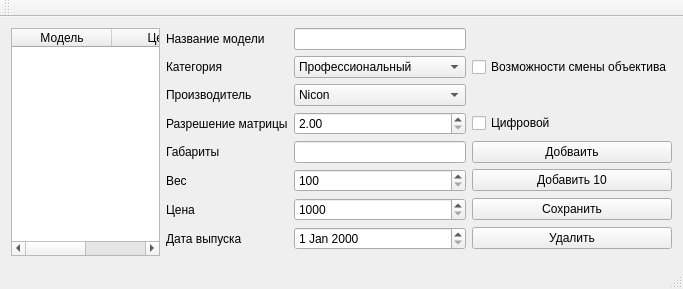
<?xml version="1.0" encoding="UTF-8"?>
<ui version="4.0">
 <class>Camera_CatalogyClass</class>
 <widget class="QMainWindow" name="Camera_CatalogyClass">
  <property name="geometry">
   <rect>
    <x>0</x>
    <y>0</y>
    <width>683</width>
    <height>289</height>
   </rect>
  </property>
  <property name="windowTitle">
   <string>Каталог камер</string>
  </property>
  <widget class="QWidget" name="centralWidget">
   <layout class="QGridLayout" name="gridLayout_3">
    <item row="0" column="0">
     <layout class="QGridLayout" name="gridLayout_2">
      <item row="0" column="0">
       <layout class="QVBoxLayout" name="verticalLayout">
        <item>
         <widget class="QTableWidget" name="tableWidget">
          <column>
           <property name="text">
            <string>Модель</string>
           </property>
          </column>
          <column>
           <property name="text">
            <string>Цена</string>
           </property>
          </column>
         </widget>
        </item>
       </layout>
      </item>
      <item row="0" column="1">
       <layout class="QGridLayout" name="gridLayout">
        <item row="7" column="0">
         <widget class="QLabel" name="label_8">
          <property name="text">
           <string>Дата выпуска</string>
          </property>
         </widget>
        </item>
        <item row="0" column="1">
         <widget class="QLineEdit" name="lineEdit_ModelName">
          <property name="locale">
           <locale language="English" country="UnitedStates"/>
          </property>
          <property name="maxLength">
           <number>30</number>
          </property>
         </widget>
        </item>
        <item row="6" column="1">
         <widget class="QSpinBox" name="spinBox_Price">
          <property name="minimum">
           <number>1000</number>
          </property>
          <property name="maximum">
           <number>150000</number>
          </property>
         </widget>
        </item>
        <item row="6" column="0">
         <widget class="QLabel" name="label_7">
          <property name="text">
           <string>Цена</string>
          </property>
         </widget>
        </item>
        <item row="3" column="0">
         <widget class="QLabel" name="label_4">
          <property name="text">
           <string>Разрешение матрицы</string>
          </property>
         </widget>
        </item>
        <item row="1" column="0">
         <widget class="QLabel" name="label_2">
          <property name="text">
           <string>Категория</string>
          </property>
         </widget>
        </item>
        <item row="7" column="2">
         <widget class="QPushButton" name="pushButton_delete">
          <property name="text">
           <string>Удалить</string>
          </property>
         </widget>
        </item>
        <item row="3" column="1">
         <widget class="QDoubleSpinBox" name="doubleSpinBox_CamMatrix">
          <property name="minimum">
           <double>2.000000000000000</double>
          </property>
          <property name="maximum">
           <double>20.000000000000000</double>
          </property>
         </widget>
        </item>
        <item row="1" column="2">
         <widget class="QCheckBox" name="checkBox_LensOptions">
          <property name="text">
           <string>Возможности смены объектива</string>
          </property>
         </widget>
        </item>
        <item row="5" column="1">
         <widget class="QSpinBox" name="spinBox_Weight">
          <property name="minimum">
           <number>100</number>
          </property>
          <property name="maximum">
           <number>8000</number>
          </property>
         </widget>
        </item>
        <item row="4" column="0">
         <widget class="QLabel" name="label_5">
          <property name="text">
           <string>Габариты</string>
          </property>
         </widget>
        </item>
        <item row="2" column="0">
         <widget class="QLabel" name="label_3">
          <property name="text">
           <string>Производитель</string>
          </property>
         </widget>
        </item>
        <item row="7" column="1">
         <widget class="QDateEdit" name="dateEdit"/>
        </item>
        <item row="2" column="1">
         <widget class="QComboBox" name="comboBox_Producer">
          <item>
           <property name="text">
            <string>Nicon</string>
           </property>
          </item>
          <item>
           <property name="text">
            <string>Panasonic</string>
           </property>
          </item>
          <item>
           <property name="text">
            <string>Sony</string>
           </property>
          </item>
          <item>
           <property name="text">
            <string>Canon</string>
           </property>
          </item>
          <item>
           <property name="text">
            <string>Olympus</string>
           </property>
          </item>
          <item>
           <property name="text">
            <string>Зенит</string>
           </property>
          </item>
         </widget>
        </item>
        <item row="6" column="2">
         <widget class="QPushButton" name="pushButton_save">
          <property name="text">
           <string>Сохранить</string>
          </property>
         </widget>
        </item>
        <item row="4" column="2">
         <widget class="QPushButton" name="pushButton_add">
          <property name="text">
           <string>Добваить</string>
          </property>
         </widget>
        </item>
        <item row="0" column="0">
         <widget class="QLabel" name="label">
          <property name="text">
           <string>Название модели</string>
          </property>
         </widget>
        </item>
        <item row="3" column="2">
         <widget class="QCheckBox" name="checkBox_IsDigital">
          <property name="text">
           <string>Цифровой</string>
          </property>
         </widget>
        </item>
        <item row="4" column="1">
         <widget class="QLineEdit" name="lineEdit_Dimensions">
          <property name="inputMask">
           <string/>
          </property>
          <property name="text">
           <string/>
          </property>
          <property name="maxLength">
           <number>8</number>
          </property>
         </widget>
        </item>
        <item row="1" column="1">
         <widget class="QComboBox" name="comboBox_Category">
          <item>
           <property name="text">
            <string>Профессиональный</string>
           </property>
          </item>
          <item>
           <property name="text">
            <string>Любительский</string>
           </property>
          </item>
          <item>
           <property name="text">
            <string>Полупрофессиональный</string>
           </property>
          </item>
         </widget>
        </item>
        <item row="5" column="2">
         <widget class="QPushButton" name="pushButton_add10">
          <property name="text">
           <string>Добавить 10</string>
          </property>
         </widget>
        </item>
        <item row="5" column="0">
         <widget class="QLabel" name="label_6">
          <property name="text">
           <string>Вес</string>
          </property>
         </widget>
        </item>
       </layout>
      </item>
     </layout>
    </item>
   </layout>
  </widget>
  <widget class="QMenuBar" name="menuBar">
   <property name="geometry">
    <rect>
     <x>0</x>
     <y>0</y>
     <width>683</width>
     <height>21</height>
    </rect>
   </property>
  </widget>
  <widget class="QToolBar" name="mainToolBar">
   <attribute name="toolBarArea">
    <enum>TopToolBarArea</enum>
   </attribute>
   <attribute name="toolBarBreak">
    <bool>false</bool>
   </attribute>
  </widget>
  <widget class="QStatusBar" name="statusBar"/>
 </widget>
 <layoutdefault spacing="6" margin="11"/>
 <resources>
  <include location="Camera_Catalogy.qrc"/>
 </resources>
 <connections/>
</ui>
